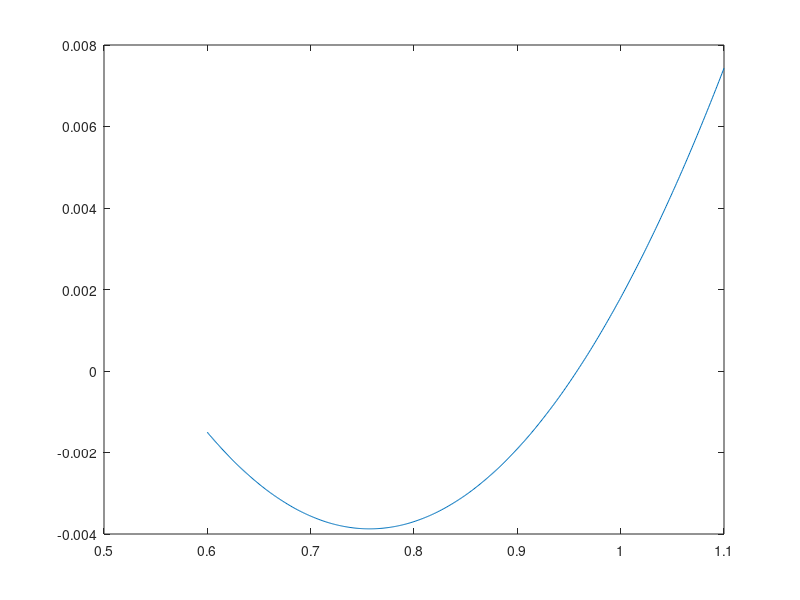

This chart was generated by the following MATLAB code:
clear all;

lambda=0.6:0.001:1.1;
D_n=0.0512-0.1455*lambda +0.0961*lambda.^2;
plot(lambda,D_n);
delta_n=max(D_n)-min(D_n);
dispersion= (delta_n/(max(lambda)-min(lambda)))*1E-3;            %/nm